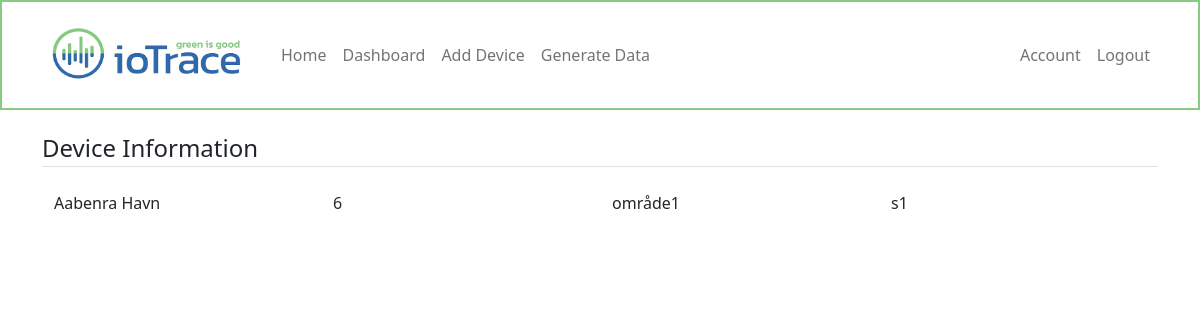
The app's page /dashboard/device/6 (signed in) with its own data.
### webapp/models.py (models this page shows, shortened)
class User(db.Model, UserMixin):
    id = db.Column(db.Integer, primary_key=True)
    username = db.Column(db.String(20), unique=True, nullable=False)
    email = db.Column(db.String(120), unique=True, nullable=False)
    image_file = db.Column(db.String(20), nullable=False, default='default.jpg')
    password = db.Column(db.String(60), nullable=False)
    devices = db.relationship('Device', backref='owner', lazy=True)

class Device(db.Model):
    id = db.Column(db.Integer, primary_key=True)
    devicename = db.Column(db.String(100), nullable=False)
    devicetype = db.Column(db.String(100), nullable=False)
    user_id = db.Column(db.Integer, db.ForeignKey('user.id'), nullable=False)
    datadumps = db.relationship('Dummydata', backref='devicedata', lazy=True)

### webapp/routes.py (the view)
@app.route('/dashboard/device/<int:device_id>')
@login_required
def device(device_id):
    device = Device.query.get_or_404(device_id)
    return render_template('device.html', title=device.devicename, device=device)

### webapp/models.py (called while the page is built)
@login_manager.user_loader
def load_user(user_id):
    return User.query.get(int(user_id))

### webapp/templates/device.html (shortened to what this page needs)
{% extends "layout.html" %}
{% block content %}
<legend class="border-bottom mb-4">Device Information</legend>
<div class="container">
    <div class="row">
        <div class="col">
            {{device.owner.username}}
        </div>
        <div class="col">
            {{device.id}}
        </div>
        <div class="col">
            {{device.devicename}}
        </div>
        <div class="col">
            {{device.devicetype}}
        </div>
    </div>
</div>
{% endblock content %}

### webapp/static/css/navbar.css (style rules this page uses)
body { padding-bottom: 20px; }

### records on screen
User: owner.username "Aabenra Havn"
Device: id "6", devicename "område1", devicetype "s1"
